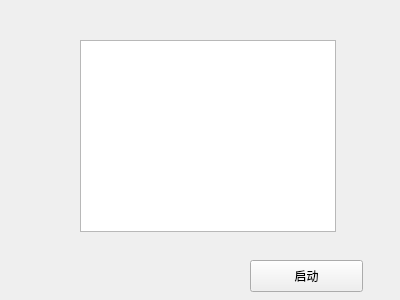
<?xml version="1.0" encoding="UTF-8"?>
<ui version="4.0">
 <class>Form</class>
 <widget class="QWidget" name="Form">
  <property name="geometry">
   <rect>
    <x>0</x>
    <y>0</y>
    <width>400</width>
    <height>300</height>
   </rect>
  </property>
  <property name="windowTitle">
   <string>Form</string>
  </property>
  <widget class="QTableView" name="tableView">
   <property name="geometry">
    <rect>
     <x>80</x>
     <y>40</y>
     <width>256</width>
     <height>192</height>
    </rect>
   </property>
  </widget>
  <widget class="QPushButton" name="pushButton">
   <property name="geometry">
    <rect>
     <x>250</x>
     <y>260</y>
     <width>113</width>
     <height>32</height>
    </rect>
   </property>
   <property name="text">
    <string>启动</string>
   </property>
  </widget>
 </widget>
 <resources/>
 <connections/>
</ui>
